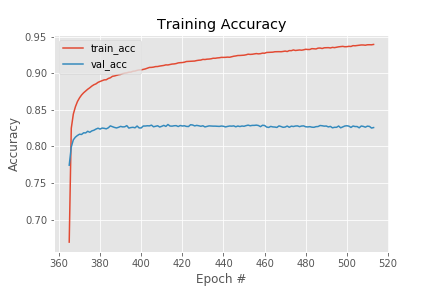
#> input picture bottleneck.png, 432 x 288 px
$ python -i ImagePreprocessing.py   (imports and definitions only)
#> lines starting #> are read from the running program, lines starting #| are printed output that depends on the picture
import cv2 as cv
import numpy as np
from matplotlib import pyplot as plt
from os.path import isfile, join
from os import listdir
import os
from random import shuffle
import glob

# returns bordered image with all the color channel - (64,64,3)
# [29 lines left out: function processImage, not called in this run]


# returns bordered image with only channel - (64,64)
def processMono(path, outsize=64):

#> called with path = 'bottleneck.png', outsize = 64
    img = cv.imread(path, cv.IMREAD_GRAYSCALE)
#> img: shape (288, 432); min 0, max 255, mean 237
    # img_norm = cv.normalize(img.astype('float'), None, 0.0, 1.0, cv.NORM_MINMAX)

    post = img
    post_size = post.shape
#> post_size = (288, 432)

    if post_size[0] > post_size[1]:
        post = cv.copyMakeBorder(post, 0, 0, int((post_size[0] - post_size[1]) / 2), int((post_size[0] - post_size[1]) / 2), cv.BORDER_CONSTANT, value=255)
    if post_size[0] < post_size[1]:
        post = cv.copyMakeBorder(post, int((post_size[1]-post_size[0])/2), int((post_size[1]-post_size[0])/2), 0, 0, cv.BORDER_CONSTANT, value=255)
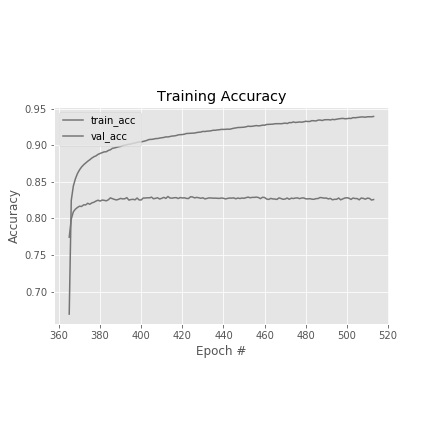
#> post: shape (432, 432); min 0, max 255, mean 243

    post = cv.resize(post, (outsize, outsize), interpolation=cv.INTER_AREA)
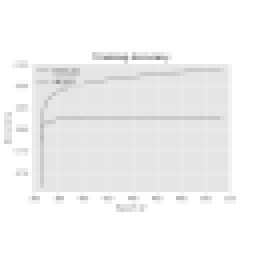
#> post: shape (64, 64) (shown 4 times larger); min 143, max 255, mean 243
    return post


# returns max cropped image with gray channel - (64,64)
def processCrop(path, outsize=64):

#> called with path = 'bottleneck.png', outsize = 64
    img = cv.imread(path, cv.IMREAD_GRAYSCALE)
    crop = img
    # crop = cv.normalize(img.astype('float'), None, 0.0, 1.0, cv.NORM_MINMAX)

    crop_size = crop.shape
#> crop_size = (288, 432)

    # crop the image
    if crop_size[0] > crop_size[1]:
        crop = crop[int(crop_size[0]/2-crop_size[1]/2):int(crop_size[0]/2+crop_size[1]/2)]
    elif crop_size[0] < crop_size[1]:
        crop = crop[:,int(crop_size[1]/2-crop_size[0]/2):int(crop_size[1]/2+crop_size[0]/2)]
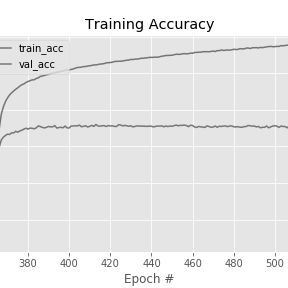
#> crop: shape (288, 288); min 0, max 255, mean 232.4

    crop = cv.resize(crop, (outsize, outsize), interpolation=cv.INTER_AREA)
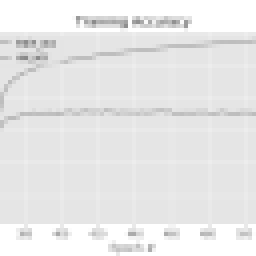
#> crop: shape (64, 64) (shown 4 times larger); min 137, max 255, mean 232.3

    return crop


# returns the texture most different from background with gray channel - (64,64)
# [64 lines left out: function processTxt, not called in this run]


# returns the texture most different from background with all channels - (64,64)
def processColoredTxt(path, outsize=64):

#> called with path = 'bottleneck.png', outsize = 64
    img = cv.imread(path, cv.IMREAD_COLOR)
#> img is the input picture: shape (288, 432, 3); mean B, G, R 236.9, 236.8, 237.3
    img_size = img.shape
#> img_size = (288, 432, 3)

    # generate mask for border histogram calculation
    mask = np.ones(img_size[:2], np.uint8) * 255
    mask[2:img_size[0] - 2, 2:img_size[1] - 2] = 0

    # visualize masked image
    # mask_img = cv.bitwise_and(img, img, mask=mask)
    # cv.imshow('masked image',mask_img)
    # cv.waitKey(0)

    hist_mask = cv.calcHist([img], [0,1,2], mask, [64,64,64], [0,256,0,256,0,256])

    # decide sample location based on the image size, maximum 9 locations
    segment_v = 4 if int(img_size[0] / outsize) > 3 else int(img_size[0] / outsize) + 1
#> segment_v = 4
    segment_h = 4 if int(img_size[1] / outsize) > 3 else int(img_size[1] / outsize) + 1
#> segment_h = 4
    segment_v_len = int(img_size[0] / segment_v)
#> segment_v_len = 72
    segment_h_len = int(img_size[1] / segment_h)
#> segment_h_len = 108

    if segment_v == 1 or segment_h == 1:
        return processCrop(path)

    patch = []
    patch_edge = []
    count = 0

    for i in range(1, segment_v):
        for j in range(1, segment_h):
            patch.append(img[int(segment_v_len * i - outsize / 2):int(segment_v_len * i + outsize / 2),
                         int(segment_h_len * j - outsize / 2):int(segment_h_len * j + outsize / 2)])
            patch_edge.append(cv.Canny(patch[count], 50, 200))
            count = count + 1
#> after the loop, count = 9; patch = 9 items; patch_edge = 9 items
    # print(count)

    hist_patch = []
    hist_edge = []
    hist_correlation = []

    # compare histogram of patch to histogram of border for selection
    for i in range(0, count):
        hist_patch.append(cv.calcHist([patch[i]], [0,1,2], None, [64,64,64], [0,256,0,256,0,256]))
        hist_edge.append(cv.calcHist([patch_edge[i]], [0], None, [2], [0, 256]))

        score_border = cv.compareHist(hist_mask, hist_patch[i], cv.HISTCMP_CORREL)
        score_edge = hist_edge[i][0, 0] / (outsize ** 2)
        # print('{0} border + edge = {1:.3f} + {2:.3f} = {3:.3f}'.format(i, score_border, score_edge, score_edge + score_border))
        hist_correlation.append(score_border + score_edge)
#> this loop made 9 passes
#> (score_border, score_edge) on passes 1 to 9: (-0.0003, 0.891), (0, 0.969), (0.000267, 0.969), (0, 0.965), (0, 0.969), (0.000267, 0.96), (0, 1), (0, 1), (0.000256, 1)
#> after the loop, hist_correlation = [0.89, 0.969, 0.969, 0.965, 0.969, 0.96, 1, 1, 1]; hist_edge = [[3648, 448], [3968, 128], [3968, 128], [3954, 142], [3967, 129], [3931, 165], [4096, 0], [4096, 0], [4096, 0]]; hist_patch = 9 items

        # visualize all the patch image
        # cv.imshow('patches', patch[i])
        # cv.waitKey(0)

    chosen_patch = cv.cvtColor(patch[np.argmin(hist_correlation)], cv.COLOR_BGR2GRAY)
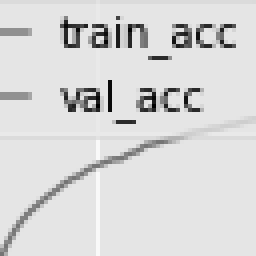
#> chosen_patch: shape (64, 64) (shown 4 times larger); min 0, max 249, mean 216.8
    # patch_norm = chosen_patch/255
    return chosen_patch


# test unit
# [10 lines left out: function test, not called in this run]

    # imagePath = 'Test/Test_28.jpg'
    # generate(imagePath, 64)
    # cv.waitKey(0)


def processAugmented(path, outsize=64):

    mono = processMono(path).reshape(outsize,outsize,-1)
    crop = processCrop(path).reshape(outsize,outsize,-1)
    text = processColoredTxt(path).reshape(outsize,outsize,-1)

    # cv.imshow('augmented',np.hstack((mono,crop,text)))
    # cv.waitKey(0)

    augmented = np.concatenate((mono,crop,text),axis=2)
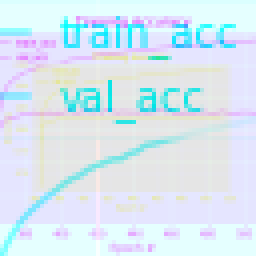
#> augmented: shape (64, 64, 3) (shown 4 times larger); mean of channels 0, 1, 2 243, 232.3, 216.8; drawn as B, G, R
    return augmented


class DataSetGenerator:

    # [43 lines left out: functions __init__, get_data_labels, get_data_paths, generate_image, not called in this run]


def main():
    generator = DataSetGenerator('Training_Images')
    generator.generate_image('Training_paug')


# [2 lines not run here, left out]

>>> result = processAugmented('bottleneck.png')

$ run again, on main_ResNet18.png
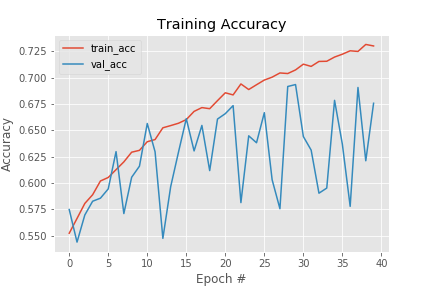
#> input picture main_ResNet18.png, 432 x 288 px
#> in processCrop, `crop = cv.resize(crop, (outsize, outsize), interpolation=cv.INTER_AREA)`:
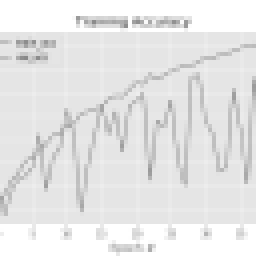
#> crop: shape (64, 64) (shown 4 times larger); min 137, max 255, mean 230.1
#> in processColoredTxt, img is the input picture: shape (288, 432, 3); mean B, G, R 236.4, 235.5, 234.5
#> after the loop in processColoredTxt, `for i in range(1, segment_v):`: count = 9; patch = 9 items
#> the loop in processColoredTxt, `for i in range(0, count):` made 9 passes
#> (score_border, score_edge) on passes 1 to 8: (9.67e-06, 0.924), (0.000827, 0.978), (0.000854, 0.945), (0.00029, 0.941), (0.000971, 0.847), (0.000636, 0.864), (0.000304, 0.919), (0.000818, 0.989)
#> after the loop in processColoredTxt, `for i in range(0, count):`: hist_correlation = [0.924, 0.979, 0.946, 0.941, 0.848, 0.865, 0.92, 0.99, 0.976]; hist_edge = [[3786, 310], [4005, 91], [3870, 226], [3855, 241], [3469, 627], [3540, 556], [3766, 330], [4052, 44], [3995, 101]]; hist_patch = 9 items
#> in processAugmented, `augmented = np.concatenate((mono,crop,text),axis=2)`:
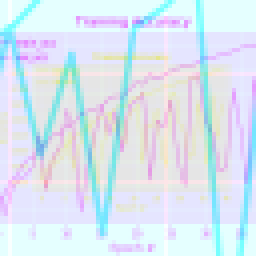
#> augmented: shape (64, 64, 3) (shown 4 times larger); mean of channels 0, 1, 2 241.9, 230.1, 218.5; drawn as B, G, R
